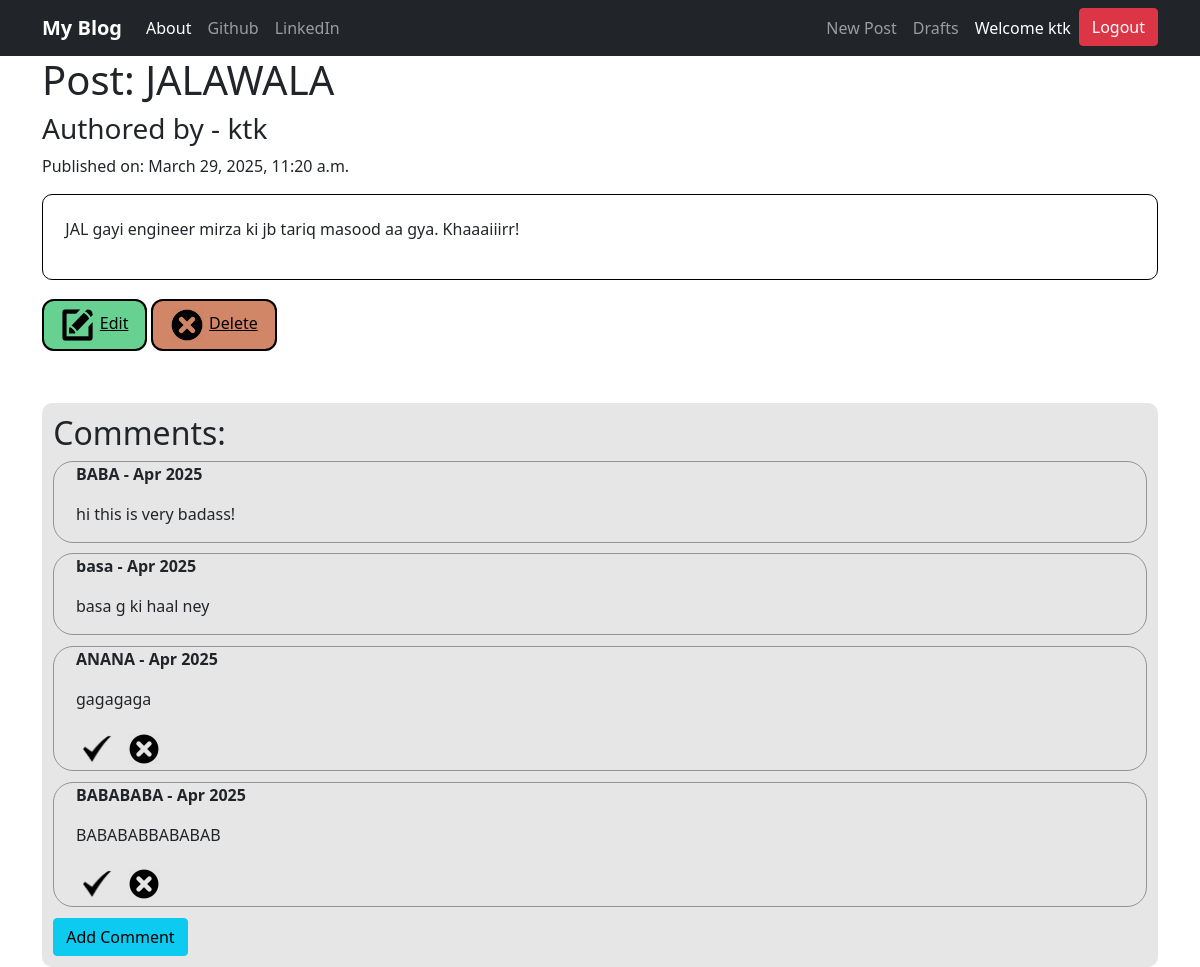
The app's page /post/4/ (signed in) with its own data.
### blog/models.py (models this page shows, shortened)
class Post(models.Model):
    author = models.ForeignKey('auth.User', on_delete=models.CASCADE)
    title = models.CharField(max_length=256)
    text = models.TextField()
    create_date = models.DateTimeField(default=timezone.now)
    published_date = models.DateTimeField(blank=True, null=True)

class Comment(models.Model):
    post = models.ForeignKey('blog.Post', related_name='comments', on_delete=models.CASCADE)
    author = models.CharField(max_length=128)
    text = models.TextField()
    create_date = models.DateTimeField(default=timezone.now)
    approved_comment = models.BooleanField(default=False)

### blog/views.py (the view)
# urls.py: path('post/<int:pk>/', views.PostDetailView.as_view(), name='post_detail'),
class PostDetailView(DetailView):
    model = Post

### blog/templates/blog/post_detail.html
{% extends 'blog/base.html' %}
{% load static %}
{% block body_block %}
    <div class="postdetail">
        <h1 class="posttitle">Post: {{post.title}} </h1>
        <h3>Authored by - {{post.author}}</h3>
        <div>
            {% if post.published_date %}
                <div class="date publishdate">
                    <p>Published on: {{post.published_date}}</p>
                </div>
            {% else %}
                <div class="emptytext">
                    <p>This is an <b>Unpublished</b> post.</p>
                </div>
                <a class="btn btn-info" href="{% url 'blog:publish_post' pk=post.pk %}">Publish</a>
            {% endif %}
        </div>
    </div>
    <div class="postcontent">
        <p>{{post.text | capfirst}}</p>
    </div>
    {% if user.is_authenticated %}
        <a class="icon-button red-button" href="{% url 'blog:post_edit' pk=post.pk %}"><img class="icon_small" src="{% static 'images/edit-icon.png' %}" alt="Edit icon">Edit</a>
        <a class="icon-button green-button" href="{% url 'blog:post_remove' pk=post.pk %}"><img class="icon_small" src="{% static 'images/delete-icon.png' %}" alt="Delete icon">Delete</a>
    {% endif %}
    <br>
    <div class="commentslist">
        <h2>Comments:</h2>
        {% for comment in post.comments.all %}
                {% if user.is_authenticated or comment.approved_comment %}
                <div class="commentdetail">
                <p><b>{{comment.author}} - {{comment.create_date|date:"M Y"}}</b></p>
                    <p>{{ comment.text|linebreaks }}</p>
                    {% if not comment.approved_comment %}
                        <a href="{% url 'blog:comment_approve' pk=comment.pk %}"><img class="icon_small" src="{% static 'images/tick-icon.png' %}" alt="Tick icon"></a>
                        <a href="{% url 'blog:comment_remove' pk=comment.pk %}"><img class="icon_small" src="{% static 'images/delete-icon.png' %}" alt="Delete icon"></a>
                    {% endif %}
                </div>
                {% endif %}
        {% empty %}
            <p>No Comments!</p>
        {% endfor %}
        <a class="btn btn-info" href="{% url 'blog:add_comment_to_post' pk=post.pk %}">Add Comment</a>
    </div>
{% endblock %}

### blog/templates/blog/base.html (shortened to what this page needs)
<!DOCTYPE html>
{% load static %}
<html lang="en">
<head>
    <link href="https://cdn.jsdelivr.net/npm/bootstrap@5.0.2/dist/css/bootstrap.min.css" rel="stylesheet">
    <link rel="stylesheet" href="{% static 'css/blog.css' %}">
</head>
<body>
    <nav class="navbar navbar-expand-lg navbar-dark bg-dark">
        <div class="container">
            <a class="navbar-brand bigbrand" href="{%  url 'blog:post_list' %}">My Blog</a>
            <div class="collapse navbar-collapse" id="navbarSupportedContent">
                <ul class="navbar-nav mr-auto">
                    <li class="nav-item"><a class="nav-link active" href="{%  url 'blog:about' %}">About</a></li>
                    <li class="nav-item"><a class="nav-link" href="https://github.com/AsfandYar-Ktk" target="_blank">Github</a></li>
                    <li class="nav-item"><a class="nav-link" href="https://www.linkedin.com/in/asfandyar-khattak/" target="_blank">LinkedIn</a></li>
                </ul>
                <ul class="navbar-nav ms-auto">
                    {% if user.is_authenticated %}
                    <li class="nav-item"><a class="nav-link" href="{%  url 'blog:post_new' %}">New Post</a></li>
                    <li class="nav-item"><a class="nav-link" href="{%  url 'blog:post_draft_list' %}">Drafts</a></li>
                    <li class="nav-item"><a class="nav-link active">Welcome {{user.username}}</a></li>
                    <li class="nav-item">
                        <form action="{% url 'blog:logout' %}" method="post">
                            <button class="btn btn-danger" type="submit">Logout</button>
                        </form>
                    </li>
                    {% else %}
                    <li class="nav-item"><a class="btn btn-light" href="{%  url 'blog:login' %}">Login</a></li>
                    {% endif %}
                </ul>
            </div>
        </div>
    </nav>
    <div class="container">
        {% block body_block %}
        {% endblock %}
    </div>
</body>
</html>

### blog/static/css/blog.css (style rules this page uses)
.icon_small { width: 3%; height: 3%; margin: 0.5%; padding: 0%; }
.icon-button { padding: 1%; padding-bottom: 1.3%; padding-right: 1.5%; color: black; border: 2px solid black; border-radius: 12px; }
.red-button { background-color: rgb(103, 209, 145); }
.green-button { background-color: rgb(209, 135, 103); }
.bigbrand { font-weight: bold; font-family: 'Segoe UI', Tahoma, Geneva, Verdana, sans-serif; }
.postcontent { border: 1px solid black; border-radius: 10px; padding: 2%; margin-bottom: 2%; }
.commentslist { margin-top: 5%; background-color: rgb(231, 230, 230); border-radius: 10px; padding: 1%; }
.commentdetail { border: 1px solid rgb(149, 148, 148); margin-bottom: 1%; padding-left: 2%; border-radius: 20px; justify-content: center; align-items: center; align-content: center; }

### records on screen
Post: title "JALAWALA", author "ktk", published_date "March 29, 2025, 11:20 a.m.", text "JAL gayi engineer mirza ki jb tariq masood aa gya. Khaaaiiirr!"
Comment: author "BABA", create_date "Apr 2025", text "hi this is very badass!"
Comment: author "basa", create_date "Apr 2025", text "basa g ki haal ney"
Comment: author "ANANA", create_date "Apr 2025", text "gagagaga", approved_comment False (drawn)
Comment: author "BABABABA", create_date "Apr 2025", text "BABABABBABABAB", approved_comment False (drawn)

### other values on screen
{{ user.username }} "ktk"
